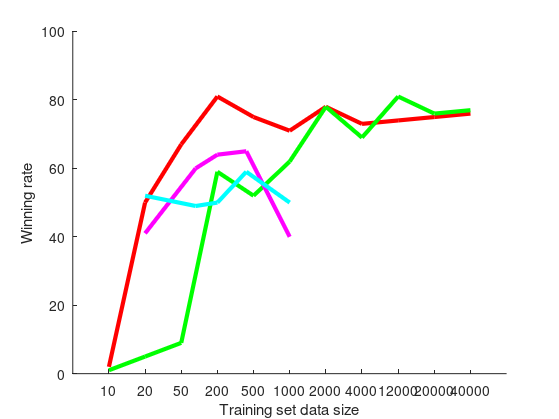

This chart was generated by the following MATLAB code:
%XD = [10, 50, 500, 1000, 2000, 4000, 20000, 40000]
%YD = [2, 67, 75, 71, 78, 73, 75, 76]
%XL = [500, 1000, 2000, 4000, 12000, 20000, 40000]
%YL = [52, 62, 78, 69, 81, 76, 77]
clear
X = [10, 20, 50, 200, 500, 1000, 2000, 4000, 12000, 20000, 40000]
YD = [2, 50, 67, 81, 75, 71, 78, 73, 74, 75, 76]
YL = [1, 5, 9, 59, 52, 62, 78, 69, 81, 76, 77]
1, 5, 10, 20, 50 
20, 100, 200, 400, 1000
XQ = [2,3.4,4,4.8,6]
XQ1 = [41, 60, 64, 65, 40]
XQ2 = [52, 49, 50, 59, 50]
%YQ = [0, 62, 50, 0, 55]
%models/ql_sp_relative_50.t trade 100 2 => 50
%models/ql_sp_relative_20.t trade 100 2 => 62
%models/ql_sp_relative_1.t trade 100 2 => 52
%models/ql_sp_relative_5.t trade 100 2 => 49
%models/ql_sp_relative_10.t trade 100 2 => 50
%models/ql_sp_relative_20.t trade 100 2 => 55
%models/ql_fs_resource_1.t trade 100 2 => 41
%models/ql_fs_resource_5.t trade 100 2 => 60
%models/ql_fs_resource_10.t trade 100 2 => 64
%models/ql_fs_resource_20.t trade 100 2 => 65
%models/ql_fs_resource_50_2.t trade 100 2 => 40

hold on
plot(YD, 'color', [1, 0, 0], 'LineWidth',3)
plot(YL, 'color', [0, 1, 0], 'LineWidth',3)
plot(XQ, XQ1, 'color', [1, 0, 1], 'LineWidth',3)
plot(XQ, XQ2, 'color', [0, 1, 1], 'LineWidth',3)
%plot(YQ, 'color', [0, 0, 1])
set(gca, 'XTick', 1:length(X))
set(gca,'XTickLabel', X)
%
xlabel('Training set data size')
ylabel('Winning rate')
rez=1200; %resolution (dpi) of final graphic
f=gcf; %f is the handle of the figure you want to export
figpos=getpixelposition(f); %dont need to change anything here
resolution=get(0,'ScreenPixelsPerInch'); %dont need to change anything here
set(f,'paperunits','inches','papersize',figpos(3:4)/resolution,'paperposition',[0 0 figpos(3:4)/resolution]); %dont need to change anything here
path=''; %the folder where you want to put the file
name='Learning_curve_supervised.png'; %what you want the file to be called
print(f,fullfile(path,name),'-dpng',['-r',num2str(rez)],'-opengl') %save file 